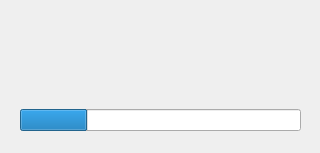
<?xml version="1.0" encoding="UTF-8"?>
<ui version="4.0">
 <class>ServerProgressPopover</class>
 <widget class="QDialog" name="ServerProgressPopover">
  <property name="geometry">
   <rect>
    <x>0</x>
    <y>0</y>
    <width>320</width>
    <height>153</height>
   </rect>
  </property>
  <property name="windowTitle">
   <string>Dialog</string>
  </property>
  <widget class="QWidget" name="">
   <property name="geometry">
    <rect>
     <x>20</x>
     <y>20</y>
     <width>281</width>
     <height>111</height>
    </rect>
   </property>
   <layout class="QVBoxLayout" name="verticalLayout">
    <item>
     <widget class="QLabel" name="info1Label">
      <property name="text">
       <string/>
      </property>
     </widget>
    </item>
    <item>
     <widget class="QLabel" name="info2Label">
      <property name="text">
       <string/>
      </property>
     </widget>
    </item>
    <item>
     <widget class="QProgressBar" name="progressBar">
      <property name="value">
       <number>24</number>
      </property>
      <property name="textVisible">
       <bool>false</bool>
      </property>
     </widget>
    </item>
   </layout>
  </widget>
 </widget>
 <resources/>
 <connections/>
</ui>
